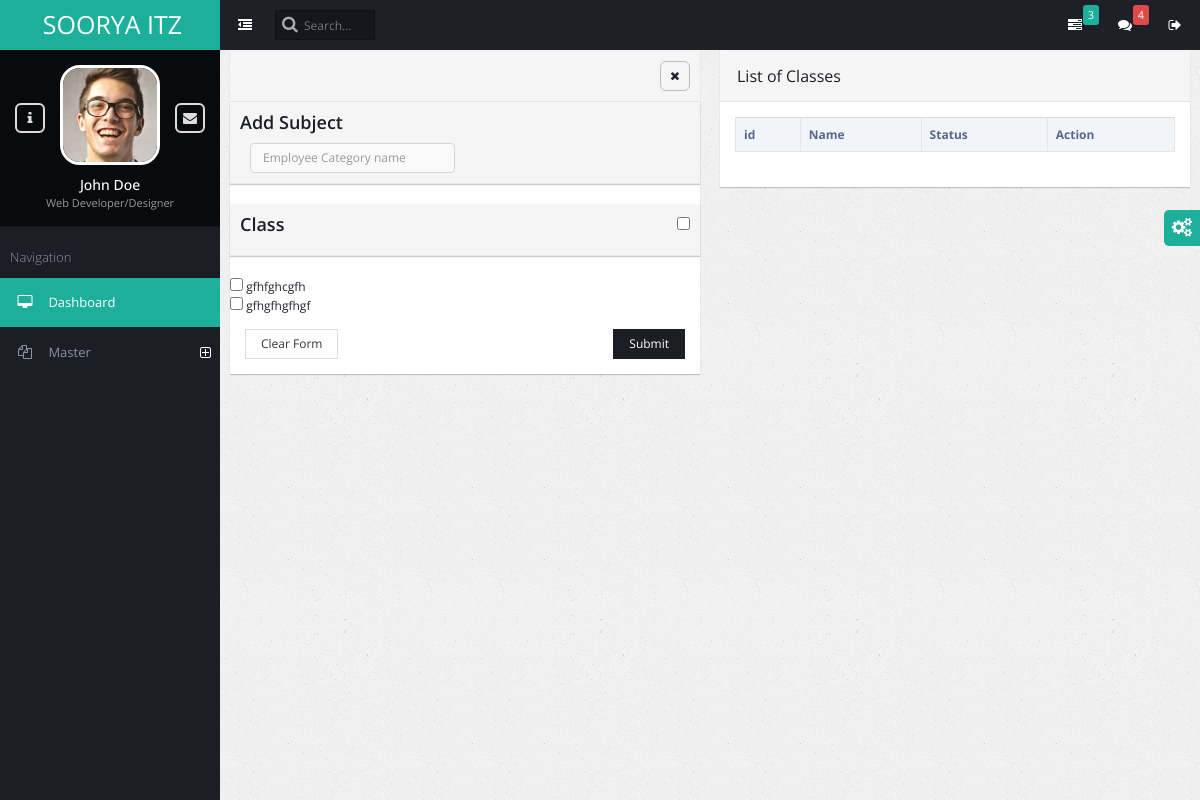
/subject/, run on an earlier commit of the app's database.
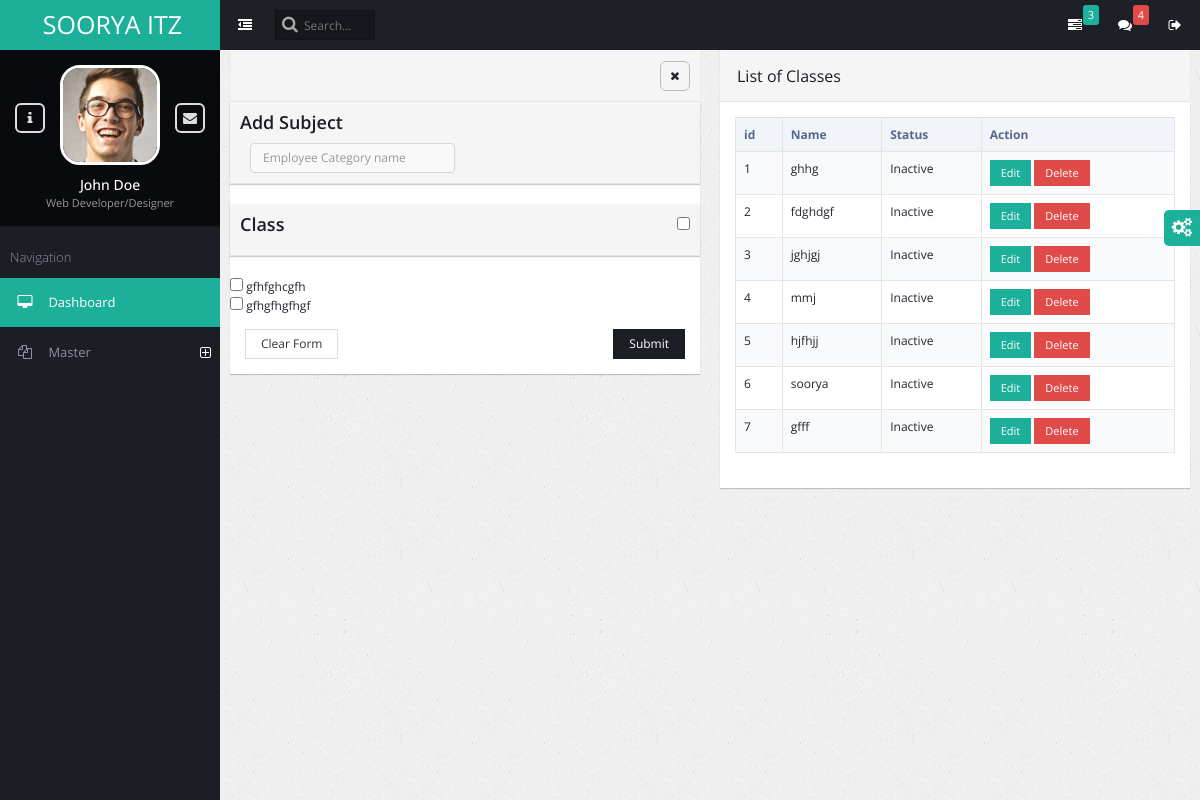
And on a later commit of the database.
### admin_master/models.py (models this page shows)
class Academicclass(models.Model):
    classname = models.CharField(max_length=260)
    classstatus = models.IntegerField(default=1)

class AcademicSubject(models.Model):
    subjectclass= models.CharField(max_length=260)
    subjectstatus = models.IntegerField(default=1)

### admin_master/views.py (the view, shortened to what this page needs)
# urls.py: path('subject/', views.subject, name='subject'),
def subject(request):
    success_message=None
    error_message = None
    sub=Academicclass.objects.all()
    subjectcls=AcademicSubject.objects.all()
    context = {
        'errormessage': error_message,
        'successmessage': success_message,
        'sub': sub,
        'subjectcls' : subjectcls,
    }
    return render(request,'subject.html',context)

### admin_master/templates/subject.html (shortened to what this page needs)
{% extends "base.html" %}
{% block content %}
<div class="page-content-wrap">
    <div class="row">
        <div class="col-md-6">
            <div class="panel panel-default">
                <div class="panel-heading">
                    <ul class="panel-controls">
                        <li><a href="#" class="panel-remove"><span class="fa fa-times"></span></a></li>
                    </ul>
                </div>
                <form method='post'>
                    <div class="panel panel-default">
                        <div class="panel-heading">
                            <div class="row">
                                <h3> Add Subject </h3>
                                <div class="col-md-6">
                                    <input type="text" placeholder="Employee Category name" autofocus class="form-control" name="subname" class="panel-title">
                                </div>
                            </div>
                        </div>
                    </div>
                    <div class="panel panel-default">
                        <div class="panel-heading">
                            <div class="row">
                                <h3>Class <input type="checkbox" id="cbox" onclick="check()" class="commonCheckbox pull-right" > </h3>
                            </div>
                        </div>
                    </div>
                    {% for i in sub %}
                        {% if i.classstatus == 1 %}
                            <div>
                                <input type="checkbox" class="icheck" name="checkboxGroup" value="{{i.id}}"> {{i.classname}}
                            </div>
                        {% endif %}
                    {% endfor %}
                    <div class="panel-body d-flex justify-content-between">
                        <button class="btn btn-default">Clear Form</button>
                        <button class="btn btn-primary pull-right">Submit</button>
                    </div>
                </form>
            </div>
        </div>
        <div class="col-md-6">
            <div class="panel panel-default">
                <div class="panel-heading">
                    <h3 class="panel-title">List of Classes</h3>
                </div>
                <div class="panel-body">
                    <table class="table table-striped table-bordered">
                        <thead>
                            <tr><th>id</th>
                                <th>Name</th>
                                <th> Status</th>
                                <th>Action</th>
                            </tr>
                        </thead>
                        <tbody>
                            {% for i in subjectcls %}
                                <tr>
                                    <td>{{ forloop.counter }}</td>
                                    <td>{{ i.subjectclass }}</td>
                                    <td>
                                        {% if i.subjectstatus == 1 %}
                                            Active
                                        {% else %}
                                            Inactive
                                        {% endif %}
                                    </td>
                                    <td>
                                        <button class="btn btn-info btn-sm">Edit</button>
                                        <button class="btn btn-danger btn-sm">Delete</button>
                                    </td>
                                </tr>
                            {% endfor %}
                        </tbody>
                    </table>
                </div>
            </div>
        </div>
    </div>
</div>
{% endblock   %}

### admin_general/templates/base.html (shortened to what this page needs)
<!DOCTYPE html>
{% load static %}
<html lang="en">
    <head>
        <link rel="stylesheet" type="text/css" id="theme" href="{% static 'css/theme-default.css' %}"/>
    </head>
    <body>
        <div class="page-container">
            <div class="page-sidebar">
                <ul class="x-navigation">
                    <li class="xn-logo">
                        <a href="">SOORYA ITZ</a>
                        </li>
                        <li class="xn-profile">
                            <div class="profile">
                                <div class="profile-image">
                                    <img src="{% static 'assets/images/users/avatar.jpg' %}" alt="John Doe"/>
                                </div>
                                <div class="profile-data">
                                    <div class="profile-data-name">John Doe</div>
                                    <div class="profile-data-title">Web Developer/Designer</div>
                                </div>
                                <div class="profile-controls">
                                    <a href="" class="profile-control-left"><span class="fa fa-info"></span></a>
                                    <a href="" class="profile-control-right"><span class="fa fa-envelope"></span></a>
                                </div>
                            </div>
                        </li>
                    <li class="xn-title">Navigation</li>
                    <li class="active">
                        <a href=""><span class="fa fa-desktop"></span> <span class="xn-text">Dashboard</span></a>
                    </li>
                    <li class="xn-openable">
                        <a href="#"><span class="fa fa-files-o"></span> <span class="xn-text">Master</span></a>
                    </li>
                                                </ul>
            </div>
            <div class="page-content">
                <ul class="x-navigation x-navigation-horizontal x-navigation-panel">
                    <li class="xn-icon-button">
                        <a href="#" class="x-navigation-minimize"><span class="fa fa-dedent"></span></a>
                    </li>
                    <li class="xn-search">
                        <form role="form">
                            <input type="text" name="search" placeholder="Search..."/>
                        </form>
                    </li>
                    <li class="xn-icon-button pull-right">
                        <a href="#" class="mb-control" data-box="#mb-signout"><span class="fa fa-sign-out"></span></a>
                    </li>
                    <li class="xn-icon-button pull-right">
                        <a href="#"><span class="fa fa-comments"></span></a>
                        <div class="informer informer-danger">4</div>
                    </li>
                    <li class="xn-icon-button pull-right">
                        <a href="#"><span class="fa fa-tasks"></span></a>
                        <div class="informer informer-warning">3</div>
                    </li>
                </ul>
                <div class="page-content-wrap">
                {% block content %} {% endblock %}
                </div>
            </div>
    </body>

What changed in the data, as far as the page shows it:
added AcademicSubject: subjectclass "ghhg", subjectstatus "Inactive"
added AcademicSubject: subjectclass "fdghdgf", subjectstatus "Inactive"
added AcademicSubject: subjectclass "jghjgj", subjectstatus "Inactive"
added AcademicSubject: subjectclass "mmj", subjectstatus "Inactive"
added AcademicSubject: subjectclass "hjfhjj", subjectstatus "Inactive"
added AcademicSubject: subjectclass "soorya", subjectstatus "Inactive"
added AcademicSubject: subjectclass "gfff", subjectstatus "Inactive"
